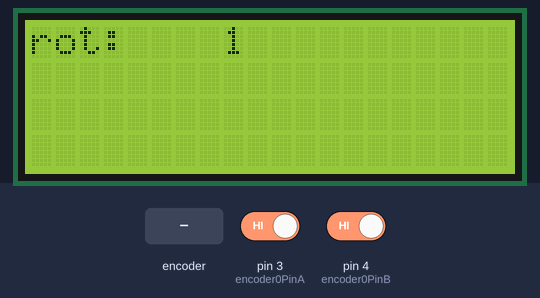
Recording of a sketch running on a simulated Arduino Uno, built with avr-gcc and run on an emulated ATmega328P. Shown: 20×4 character LCD. The test bench sets the inputs (shaded band); at power-on: pin 3 (encoder0PinA) HIGH, pin 4 (encoder0PinB) HIGH.

Above: at 3.2 s.
3.3 s: rotary encoder on pin 3 (encoder0PinA) / pin 4 (encoder0PinB) turned 3 steps (first pin leading)
At 5.0 s:
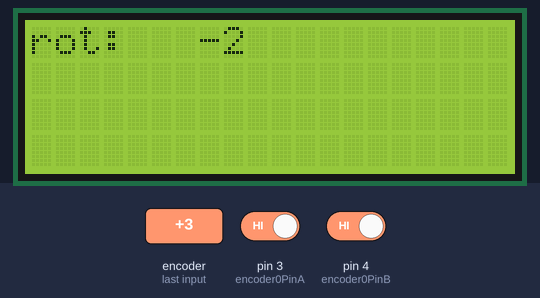
5.4 s: rotary encoder on pin 3 (encoder0PinA) / pin 4 (encoder0PinB) turned 1 step (first pin leading)
7.1 s: rotary encoder on pin 3 (encoder0PinA) / pin 4 (encoder0PinB) turned 1 step (first pin leading)
At 7.8 s:
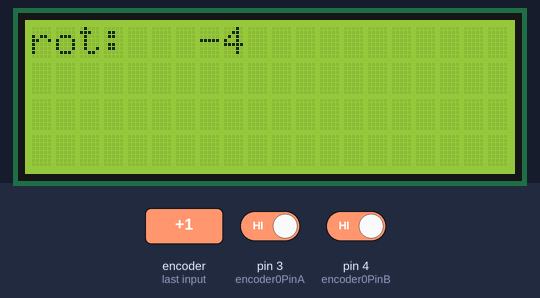
Timing chart, 0 to 10.1 s (numbered marks = the images above; inputs shaded):
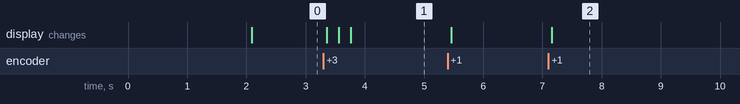

Measured:
- after the input at 3.3 s, the display: first changes after 0.06 s (image 1 shows a later state)
- after the input at 7.1 s, the display: changes after 0.06 s (image 2)

The sketch:

rotary_encoder_no_servo.ino
```cpp
/* Read Quadrature Encoder
  * Connect Encoder to Pins encoder0PinA, encoder0PinB, and +5V.
  *
  * Sketch by max wolf / www.meso.net
  * v. 0.1 - very basic functions - mw 20061220
  *
  */


/* add LCD display */
#include <Wire.h>
#include <LiquidCrystal_I2C.h>

LiquidCrystal_I2C lcd(0x27,20,4);  // set the LCD address to 0x27 for a 20 chars and 4 line display

 int val;
 int encoder0PinA = 3;
 int encoder0PinB = 4;
 int encoder0Pos = 0;
 int encoder0PinALast = LOW;
 int n = LOW;
 int count = 0;

 void setup() {
   pinMode (encoder0PinA,INPUT);
   pinMode (encoder0PinB,INPUT);
   lcd.init();                      // initialize the lcd
   lcd.backlight();
   lcd.clear();
   lcd.print ("start in 2 sec");
   delay(2000);
   lcd.clear();
 }

 void loop() {

   char stringBuffer[20];
   n = digitalRead(encoder0PinA);
   if ((encoder0PinALast == LOW) && (n == HIGH)) {
     count++;
     if (digitalRead(encoder0PinB) == LOW) {
       encoder0Pos--;
     } else {
       encoder0Pos++;
     }
     sprintf (stringBuffer,"rot:%5d", encoder0Pos);
     lcd.setCursor(0,0);
     lcd.print (stringBuffer);
     delay(15);
   }
   encoder0PinALast = n;
 }
```
